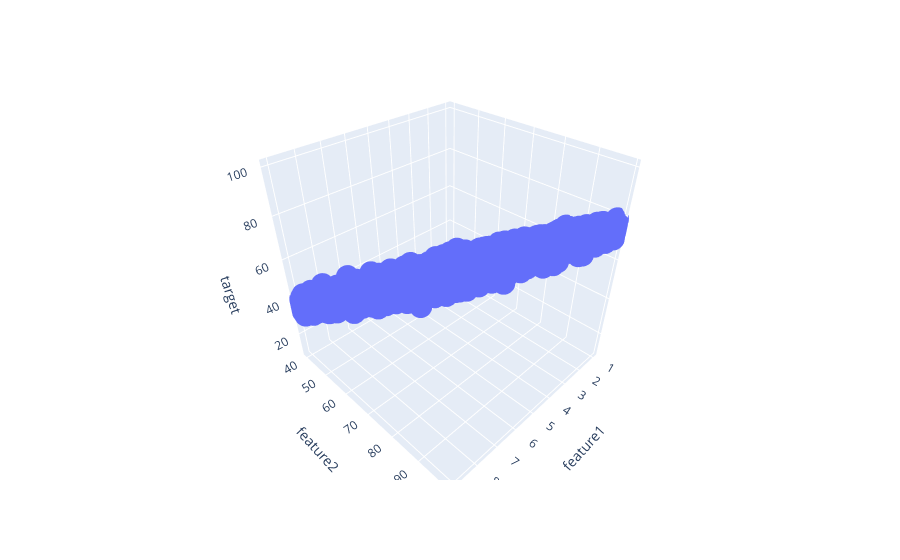
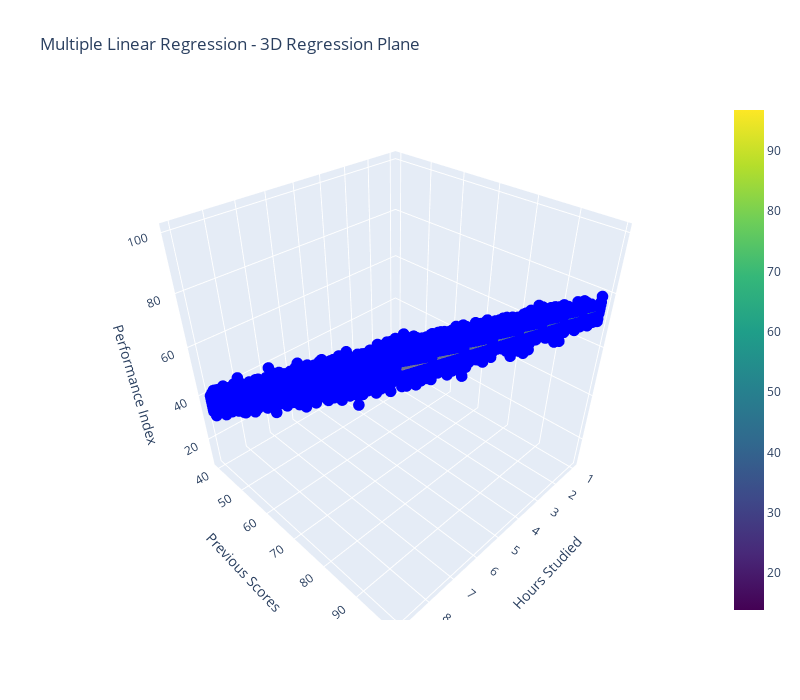

Here is the notebook cell these charts were saved with, in order:
### Code cell
import pandas as pd
import numpy as np
import plotly.express as px
import plotly.graph_objects as go

from sklearn.model_selection import train_test_split
from sklearn.linear_model import LinearRegression
from sklearn.metrics import mean_absolute_error, mean_squared_error, r2_score

# Load the data
df = pd.read_csv("studper.csv")  

# Rename columns for consistency
df.rename(columns={
    'Hours Studied': 'feature1',
    'Previous Scores': 'feature2',
    'Performance Index': 'target'
}, inplace=True)

# Visualize raw data in 3D
fig = px.scatter_3d(df, x='feature1', y='feature2', z='target')
fig.show()

# Prepare features and target
x = df[['feature1', 'feature2']].values
y = df['target'].values

# Split data
x_train, x_test, y_train, y_test = train_test_split(x, y, test_size=0.2, random_state=42)

# Train model
lr = LinearRegression()
lr.fit(x_train, y_train)
y_pred = lr.predict(x_test)

# Evaluation
print("MAE:", mean_absolute_error(y_test, y_pred))
print("MSE:", mean_squared_error(y_test, y_pred))
print("R² Score:", r2_score(y_test, y_pred))

# Prepare regression plane
grid_size = 30
feature1_range = np.linspace(df['feature1'].min(), df['feature1'].max(), grid_size)
feature2_range = np.linspace(df['feature2'].min(), df['feature2'].max(), grid_size)
feature1_grid, feature2_grid = np.meshgrid(feature1_range, feature2_range)

grid_points = np.c_[feature1_grid.ravel(), feature2_grid.ravel()]
predicted_target = lr.predict(grid_points).reshape(feature1_grid.shape)

# Plot the regression plane with actual points
fig = go.Figure()

# Add actual data
fig.add_trace(go.Scatter3d(
    x=df['feature1'], y=df['feature2'], z=df['target'],
    mode='markers',
    marker=dict(size=4, color='blue'),
    name='Actual Data'
))

# Add regression surface
fig.add_trace(go.Surface(
    x=feature1_grid, y=feature2_grid, z=predicted_target,
    opacity=0.5, colorscale='Viridis', name='Regression Plane'
))

# Layout
fig.update_layout(
    scene=dict(
        xaxis_title='Hours Studied',
        yaxis_title='Previous Scores',
        zaxis_title='Performance Index'
    ),
    title='Multiple Linear Regression - 3D Regression Plane',
    width=800,
    height=700
)

fig.show()

### Figure 1 — Plotly figure (JSON) as saved in the notebook; plotly's stock layout.template omitted (floating-point values rounded to 4 significant figures; data arrays with more than 128 entries replaced by an {"elided": "..."} marker saying what was removed)
{"data": [{"hovertemplate": "feature1=%{x}<br>feature2=%{y}<br>target=%{z}<extra></extra>", "legendgroup": "", "marker": {"color": "#636efa", "symbol": "circle"}, "mode": "markers", "name": "", "scene": "scene", "showlegend": false, "type": "scatter3d", "x": {"elided": "10000 int values"}, "y": {"elided": "10000 int values"}, "z": {"elided": "10000 int values"}}], "layout": {"legend": {"tracegroupgap": 0}, "margin": {"t": 60}, "scene": {"domain": {"x": [0, 1], "y": [0, 1]}, "xaxis": {"title": {"text": "feature1"}}, "yaxis": {"title": {"text": "feature2"}}, "zaxis": {"title": {"text": "target"}}}}}

### Figure 2 — Plotly figure (JSON) as saved in the notebook; plotly's stock layout.template omitted (floating-point values rounded to 4 significant figures; data arrays with more than 128 entries replaced by an {"elided": "..."} marker saying what was removed)
{"data": [{"marker": {"color": "blue", "size": 4}, "mode": "markers", "name": "Actual Data", "type": "scatter3d", "x": {"elided": "10000 int values"}, "y": {"elided": "10000 int values"}, "z": {"elided": "10000 int values"}}, {"colorscale": [[0, "#440154"], [0.1111, "#482878"], [0.2222, "#3e4989"], [0.3333, "#31688e"], [0.4444, "#26828e"], [0.5556, "#1f9e89"], [0.6667, "#35b779"], [0.7778, "#6ece58"], [0.8889, "#b5de2b"], [1, "#fde725"]], "name": "Regression Plane", "opacity": 0.5, "type": "surface", "x": {"elided": "30x30 float values"}, "y": {"elided": "30x30 float values"}, "z": {"elided": "30x30 float values"}}], "layout": {"height": 700, "scene": {"xaxis": {"title": {"text": "Hours Studied"}}, "yaxis": {"title": {"text": "Previous Scores"}}, "zaxis": {"title": {"text": "Performance Index"}}}, "title": {"text": "Multiple Linear Regression - 3D Regression Plane"}, "width": 800}}
